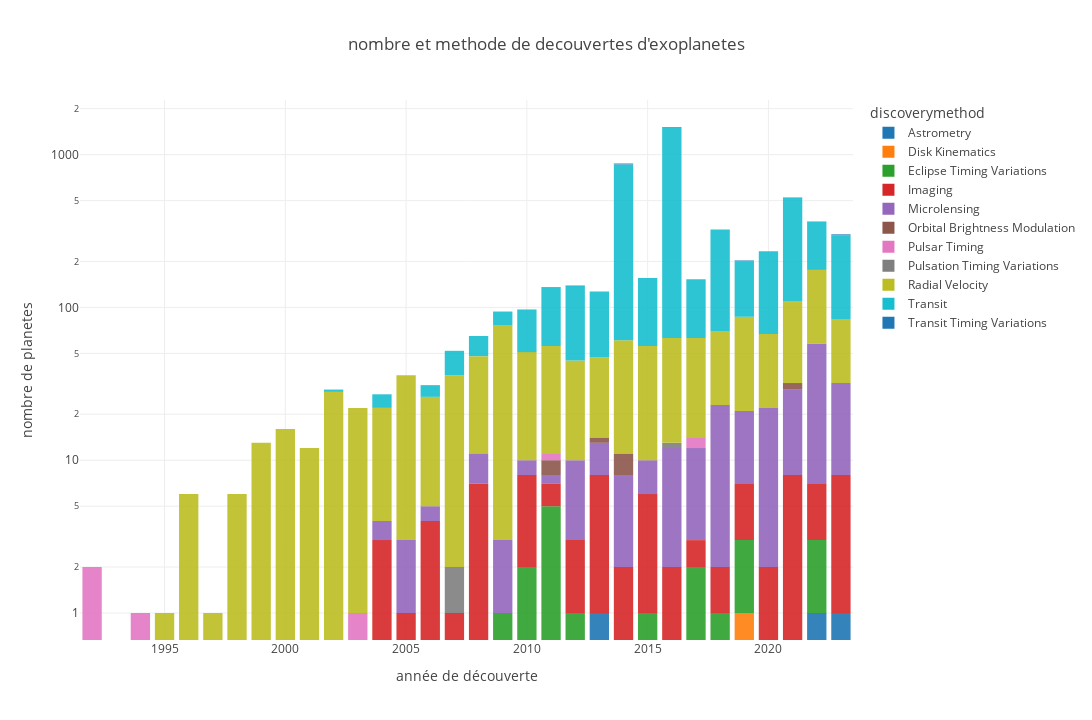

Notebook source saved alongside this figure:
### Code cell
barchart=px.bar(
    data_frame = df9,
    x= "disc_year",
    y= "pl",
    color="discoverymethod",
    opacity=0.9,
    orientation="v",
    barmode="relative",

    labels={"pl":"nombre de planetes","disc_year":"année de découverte"},
    title="nombre et methode de decouvertes d'exoplanetes ",
    width=1100,
    height=720,
    template="gridon",

    #facet_row="disc_year",
    #facet_col = "discoverymethod",
    #facet_col_wrap = 3,
    
    log_y=True,

)
pio.show(barchart)

### Figure 1 — Plotly figure (JSON) as saved in the notebook; plotly's stock layout.template omitted (floating-point values rounded to 4 significant figures)
{"data": [{"alignmentgroup": "True", "hovertemplate": "discoverymethod=Astrometry<br>année de découverte=%{x}<br>nombre de planetes=%{y}<extra></extra>", "legendgroup": "Astrometry", "marker": {"color": "#1F77B4", "opacity": 0.9, "pattern": {"shape": ""}}, "name": "Astrometry", "offsetgroup": "Astrometry", "orientation": "v", "showlegend": true, "textposition": "auto", "type": "bar", "x": [2013, 2022, 2023], "xaxis": "x", "y": [1, 1, 1], "yaxis": "y"}, {"alignmentgroup": "True", "hovertemplate": "discoverymethod=Disk Kinematics<br>année de découverte=%{x}<br>nombre de planetes=%{y}<extra></extra>", "legendgroup": "Disk Kinematics", "marker": {"color": "#FF7F0E", "opacity": 0.9, "pattern": {"shape": ""}}, "name": "Disk Kinematics", "offsetgroup": "Disk Kinematics", "orientation": "v", "showlegend": true, "textposition": "auto", "type": "bar", "x": [2019], "xaxis": "x", "y": [1], "yaxis": "y"}, {"alignmentgroup": "True", "hovertemplate": "discoverymethod=Eclipse Timing Variations<br>année de découverte=%{x}<br>nombre de planetes=%{y}<extra></extra>", "legendgroup": "Eclipse Timing Variations", "marker": {"color": "#2CA02C", "opacity": 0.9, "pattern": {"shape": ""}}, "name": "Eclipse Timing Variations", "offsetgroup": "Eclipse Timing Variations", "orientation": "v", "showlegend": true, "textposition": "auto", "type": "bar", "x": [2009, 2010, 2011, 2012, 2015, 2017, 2018, 2019, 2022], "xaxis": "x", "y": [1, 2, 5, 1, 1, 2, 1, 2, 2], "yaxis": "y"}, {"alignmentgroup": "True", "hovertemplate": "discoverymethod=Imaging<br>année de découverte=%{x}<br>nombre de planetes=%{y}<extra></extra>", "legendgroup": "Imaging", "marker": {"color": "#D62728", "opacity": 0.9, "pattern": {"shape": ""}}, "name": "Imaging", "offsetgroup": "Imaging", "orientation": "v", "showlegend": true, "textposition": "auto", "type": "bar", "x": [2004, 2005, 2006, 2007, 2008, 2010, 2011, 2012, 2013, 2014, 2015, 2016, 2017, 2018, 2019, 2020, 2021, 2022, 2023], "xaxis": "x", "y": [3, 1, 4, 1, 7, 6, 2, 2, 7, 2, 5, 2, 1, 1, 4, 2, 8, 4, 7], "yaxis": "y"}, {"alignmentgroup": "True", "hovertemplate": "discoverymethod=Microlensing<br>année de découverte=%{x}<br>nombre de planetes=%{y}<extra></extra>", "legendgroup": "Microlensing", "marker": {"color": "#9467BD", "opacity": 0.9, "pattern": {"shape": ""}}, "name": "Microlensing", "offsetgroup": "Microlensing", "orientation": "v", "showlegend": true, "textposition": "auto", "type": "bar", "x": [2004, 2005, 2006, 2008, 2009, 2010, 2011, 2012, 2013, 2014, 2015, 2016, 2017, 2018, 2019, 2020, 2021, 2022, 2023], "xaxis": "x", "y": [1, 2, 1, 4, 2, 2, 1, 7, 5, 6, 4, 10, 9, 21, 14, 20, 21, 51, 24], "yaxis": "y"}, {"alignmentgroup": "True", "hovertemplate": "discoverymethod=Orbital Brightness Modulation<br>année de découverte=%{x}<br>nombre de planetes=%{y}<extra></extra>", "legendgroup": "Orbital Brightness Modulation", "marker": {"color": "#8C564B", "opacity": 0.9, "pattern": {"shape": ""}}, "name": "Orbital Brightness Modulation", "offsetgroup": "Orbital Brightness Modulation", "orientation": "v", "showlegend": true, "textposition": "auto", "type": "bar", "x": [2011, 2013, 2014, 2021], "xaxis": "x", "y": [2, 1, 3, 3], "yaxis": "y"}, {"alignmentgroup": "True", "hovertemplate": "discoverymethod=Pulsar Timing<br>année de découverte=%{x}<br>nombre de planetes=%{y}<extra></extra>", "legendgroup": "Pulsar Timing", "marker": {"color": "#E377C2", "opacity": 0.9, "pattern": {"shape": ""}}, "name": "Pulsar Timing", "offsetgroup": "Pulsar Timing", "orientation": "v", "showlegend": true, "textposition": "auto", "type": "bar", "x": [1992, 1994, 2003, 2011, 2017], "xaxis": "x", "y": [2, 1, 1, 1, 2], "yaxis": "y"}, {"alignmentgroup": "True", "hovertemplate": "discoverymethod=Pulsation Timing Variations<br>année de découverte=%{x}<br>nombre de planetes=%{y}<extra></extra>", "legendgroup": "Pulsation Timing Variations", "marker": {"color": "#7F7F7F", "opacity": 0.9, "pattern": {"shape": ""}}, "name": "Pulsation Timing Variations", "offsetgroup": "Pulsation Timing Variations", "orientation": "v", "showlegend": true, "textposition": "auto", "type": "bar", "x": [2007, 2016], "xaxis": "x", "y": [1, 1], "yaxis": "y"}, {"alignmentgroup": "True", "hovertemplate": "discoverymethod=Radial Velocity<br>année de découverte=%{x}<br>nombre de planetes=%{y}<extra></extra>", "legendgroup": "Radial Velocity", "marker": {"color": "#BCBD22", "opacity": 0.9, "pattern": {"shape": ""}}, "name": "Radial Velocity", "offsetgroup": "Radial Velocity", "orientation": "v", "showlegend": true, "textposition": "auto", "type": "bar", "x": [1995, 1996, 1997, 1998, 1999, 2000, 2001, 2002, 2003, 2004, 2005, 2006, 2007, 2008, 2009, 2010, 2011, 2012, 2013, 2014, 2015, 2016, 2017, 2018, 2019, 2020, 2021, 2022, 2023], "xaxis": "x", "y": [1, 6, 1, 6, 13, 16, 12, 28, 21, 18, 33, 21, 34, 37, 73, 41, 45, 35, 33, 50, 46, 50, 49, 47, 66, 45, 78, 118, 52], "yaxis": "y"}, {"alignmentgroup": "True", "hovertemplate": "discoverymethod=Transit<br>année de découverte=%{x}<br>nombre de planetes=%{y}<extra></extra>", "legendgroup": "Transit", "marker": {"color": "#17BECF", "opacity": 0.9, "pattern": {"shape": ""}}, "name": "Transit", "offsetgroup": "Transit", "orientation": "v", "showlegend": true, "textposition": "auto", "type": "bar", "x": [2002, 2004, 2006, 2007, 2008, 2009, 2010, 2011, 2012, 2013, 2014, 2015, 2016, 2017, 2018, 2019, 2020, 2021, 2022, 2023], "xaxis": "x", "y": [1, 5, 5, 16, 17, 18, 46, 79, 93, 80, 802, 100, 1453, 89, 253, 113, 165, 415, 187, 213], "yaxis": "y"}, {"alignmentgroup": "True", "hovertemplate": "discoverymethod=Transit Timing Variations<br>année de découverte=%{x}<br>nombre de planetes=%{y}<extra></extra>", "legendgroup": "Transit Timing Variations", "marker": {"color": "#1F77B4", "opacity": 0.9, "pattern": {"shape": ""}}, "name": "Transit Timing Variations", "offsetgroup": "Transit Timing Variations", "orientation": "v", "showlegend": true, "textposition": "auto", "type": "bar", "x": [2011, 2012, 2014, 2016, 2017, 2018, 2019, 2020, 2021, 2022, 2023], "xaxis": "x", "y": [1, 1, 12, 1, 1, 1, 3, 1, 1, 2, 4], "yaxis": "y"}], "layout": {"barmode": "relative", "height": 720, "legend": {"title": {"text": "discoverymethod"}, "tracegroupgap": 0}, "title": {"text": "nombre et methode de decouvertes d'exoplanetes "}, "width": 1100, "xaxis": {"anchor": "y", "autorange": true, "domain": [0, 1], "range": [1992.0, 2024.0], "title": {"text": "année de découverte"}, "type": "linear"}, "yaxis": {"anchor": "x", "autorange": true, "domain": [0, 1], "range": [-0.1767, 3.358], "title": {"text": "nombre de planetes"}, "type": "log"}}}
